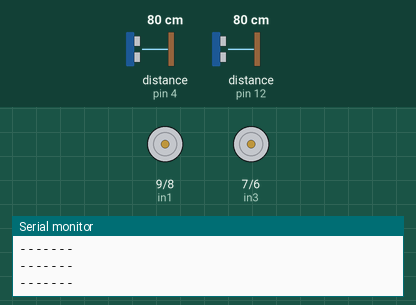
Simulated run of this sketch. Board: Arduino Uno, built with avr-gcc and run on an emulated ATmega328P. Shown: motor-driver pin pairs drawn as motors (green arrow = first pin HIGH = forward, orange = second pin HIGH = backward, longer = more drive, scaled by the enable pin), the last lines printed to the serial monitor. Wiring (inferred from the names in the program): 2 × ultrasonic range finder: trigger pin 3, echo pin 4 / trigger pin 11, echo pin 12. The inputs (shaded band) are chosen by the test bench; at power-on: distance to the obstacle (sensors on pin 4, pin 12) 80 cm. The echo pulse lasts 58.3 µs per cm.

Above: at 1.3 s.
1.4 s: distance to the obstacle (sensor on pin 4) set to 55 cm
2.9 s: distance to the obstacle (sensor on pin 4) set to 48 cm
At 5.0 s:
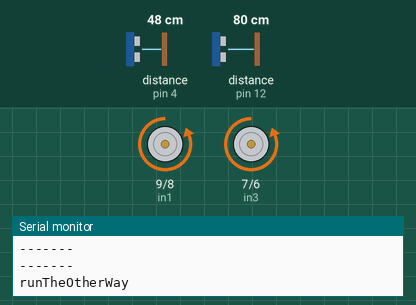
5.9 s: distance to the obstacle (sensor on pin 12) set to 56 cm
7.5 s: distance to the obstacle (sensor on pin 12) set to 45 cm
At 7.9 s:
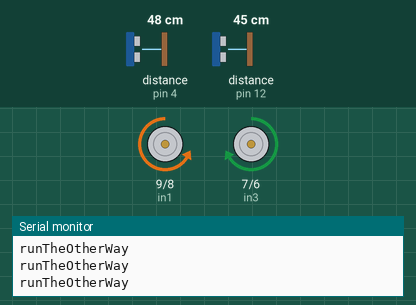
10.5 s: distance to the obstacle (sensor on pin 4) set to 60 cm
At 11.4 s:
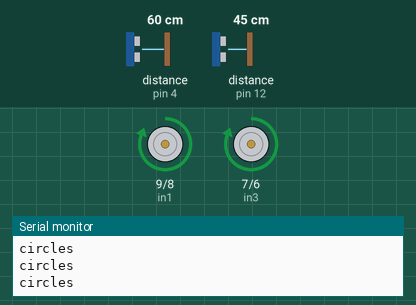
13.5 s: distance to the obstacle (sensor on pin 4) set to 2 cm
At 14.0 s:
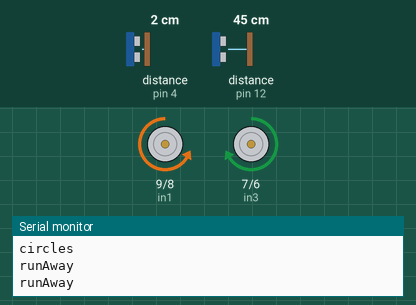
Timing chart, 0 to 17.5 s (numbered marks = the images above; inputs shaded):
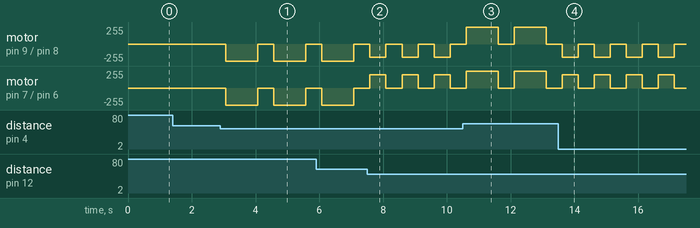

The sketch:

Xmas_DC_Motor_Ultrasonic.ino
```cpp
// Ultrasonic Sensor HC-SR04 and Arduino Tutorial www.HowToMechatronics.com
// L298N Dual Motor Controller Module 2A and Arduino https://tronixlabs.com.au/news/tutorial-l298n-dual-motor-controller-module-2a-and-arduino/

// motor one
int enA = 10;
int in1 = 9;
int in2 = 8;

// motor two
int enB = 5;
int in3 = 7;
int in4 = 6;

const int trigPin = 11;
const int echoPin = 12;
const int trigPin2 = 3;
const int echoPin2 = 4;

long duration;
int distance;
long duration2;
int distance2;

void setup()
{
  pinMode(enA, OUTPUT);
  pinMode(enB, OUTPUT);
  pinMode(in1, OUTPUT);
  pinMode(in2, OUTPUT);
  pinMode(in3, OUTPUT);
  pinMode(in4, OUTPUT);
  pinMode(trigPin, OUTPUT);
  pinMode(echoPin, INPUT);
  pinMode(trigPin2, OUTPUT);
  pinMode(echoPin2, INPUT);
  Serial.begin(9600);
}

void runAway()
{
  // turn on motor A
  digitalWrite(in1, HIGH);
  digitalWrite(in2, LOW);
  // possible range 0~255
  analogWrite(enA, 255);
  // turn on motor B
  digitalWrite(in3, HIGH);
  digitalWrite(in4, LOW);
  analogWrite(enB, 255);
  delay(1000);
  // turn off motors
  digitalWrite(in1, LOW);
  digitalWrite(in2, LOW);
  digitalWrite(in3, LOW);
  digitalWrite(in4, LOW);
}

void runTheOtherWay()
{
  digitalWrite(in1, LOW);
  digitalWrite(in2, HIGH);
  analogWrite(enA, 255);
  digitalWrite(in3, LOW);
  digitalWrite(in4, HIGH);
  analogWrite(enB, 255);
  delay(1000);
  digitalWrite(in1, LOW);
  digitalWrite(in2, LOW);
  digitalWrite(in3, LOW);
  digitalWrite(in4, LOW);
}

void circles()
{
  digitalWrite(in1, LOW);
  digitalWrite(in2, HIGH);
  analogWrite(enA, 200);
  digitalWrite(in3, HIGH);
  digitalWrite(in4, LOW);
  analogWrite(enB, 200);
  delay(500);
  // turn off motors
  digitalWrite(in1, LOW);
  digitalWrite(in2, LOW);
  digitalWrite(in3, LOW);
  digitalWrite(in4, LOW);
}

void loop()
{
  // Clears the trigPin
  digitalWrite(trigPin, LOW);
  delayMicroseconds(2);
  // Sets the trigPin on HIGH state for 10 micro seconds
  digitalWrite(trigPin, HIGH);
  delayMicroseconds(10);
  digitalWrite(trigPin, LOW);
  // Reads the echoPin, returns the sound wave travel time in microseconds
  duration = pulseIn(echoPin, HIGH);
  distance = duration * 0.034 / 2;

  digitalWrite(trigPin2, LOW);
  delayMicroseconds(2);
  // Sets the trigPin on HIGH state for 10 micro seconds
  digitalWrite(trigPin2, HIGH);
  delayMicroseconds(10);
  digitalWrite(trigPin2, LOW);
  // Reads the echoPin, returns the sound wave travel time in microseconds
  duration2 = pulseIn(echoPin2, HIGH);
  distance2 = duration2 * 0.034 / 2;

  if(distance < 50 && distance2 < 50) {
    circles();
    delay(500);
    Serial.println("circles");
  } else if(distance < 50) {
    runAway();
    delay(500);
    Serial.println("runAway");
  } else if(distance2 < 50) {
    runTheOtherWay();
    delay(500);
    Serial.println("runTheOtherWay");
  } else {
    Serial.println("-------");
    delay(500);
  }
}
```

Measured:
- the behaviour switches between 51 and 50 cm on distance to the obstacle (sensor on pin 4) (found by bisection; images 0 and 1)
- the behaviour switches between 51 and 50 cm on distance to the obstacle (sensor on pin 12) (found by bisection; images 1 and 2)
- after the input at 2.9 s, motor on pin 9 (in1) / pin 8 (in2), motor on pin 7 (in3) / pin 6 (in4): alternates backward 255/255 for 1.0 s and stopped for 0.51 s, starting after 0.17 s
- after the input at 7.5 s, motor on pin 9 (in1) / pin 8 (in2): alternates backward 200/255 for 0.50 s and stopped for 0.51 s, starting after 0.09 s; motor on pin 7 (in3) / pin 6 (in4): alternates forward 200/255 for 0.50 s and stopped for 0.51 s, starting after 0.09 s
- after the input at 10.5 s, motor on pin 9 (in1) / pin 8 (in2), motor on pin 7 (in3) / pin 6 (in4): alternates forward 255/255 for 1.0 s and stopped for 0.51 s, starting after 0.11 s
- after the input at 13.5 s, motor on pin 9 (in1) / pin 8 (in2): alternates backward 200/255 for 0.50 s and stopped for 0.50 s, starting after 0.12 s; motor on pin 7 (in3) / pin 6 (in4): alternates forward 200/255 for 0.50 s and stopped for 0.50 s, starting after 0.12 s
